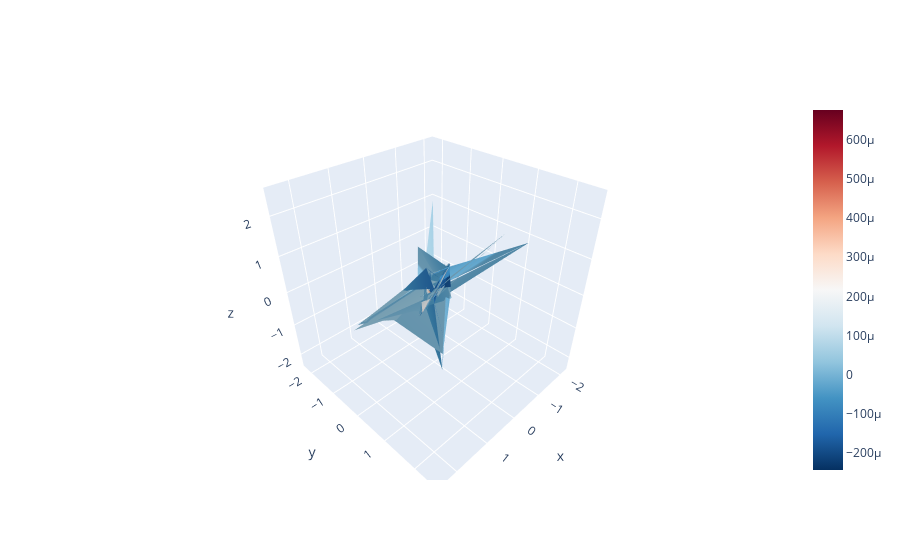

The cell this chart's notebook holds for it:
### Markdown cell above
### 3D PBJ

### Code cell
Post.plot_interface_3D_known(Post,Post.PDE.pbj_phi,Post.PDE.vertices,Post.PDE.elements);

### Figure 1 — Plotly figure (JSON) as saved in the notebook; plotly's stock layout.template omitted (floating-point values rounded to 4 significant figures; data arrays with more than 128 entries replaced by an {"elided": "..."} marker saying what was removed)
{"data": [{"colorscale": [[0, "rgb(5,48,97)"], [0.1, "rgb(33,102,172)"], [0.2, "rgb(67,147,195)"], [0.3, "rgb(146,197,222)"], [0.4, "rgb(209,229,240)"], [0.5, "rgb(247,247,247)"], [0.6, "rgb(253,219,199)"], [0.7, "rgb(244,165,130)"], [0.8, "rgb(214,96,77)"], [0.9, "rgb(178,24,43)"], [1, "rgb(103,0,31)"]], "i": {"elided": "476 int values"}, "intensity": {"elided": "240 float values"}, "j": {"elided": "476 int values"}, "k": {"elided": "476 int values"}, "type": "mesh3d", "x": {"elided": "240 float values"}, "y": {"elided": "240 float values"}, "z": {"elided": "240 float values"}}], "layout": {"scene": {"aspectmode": "data"}}}
